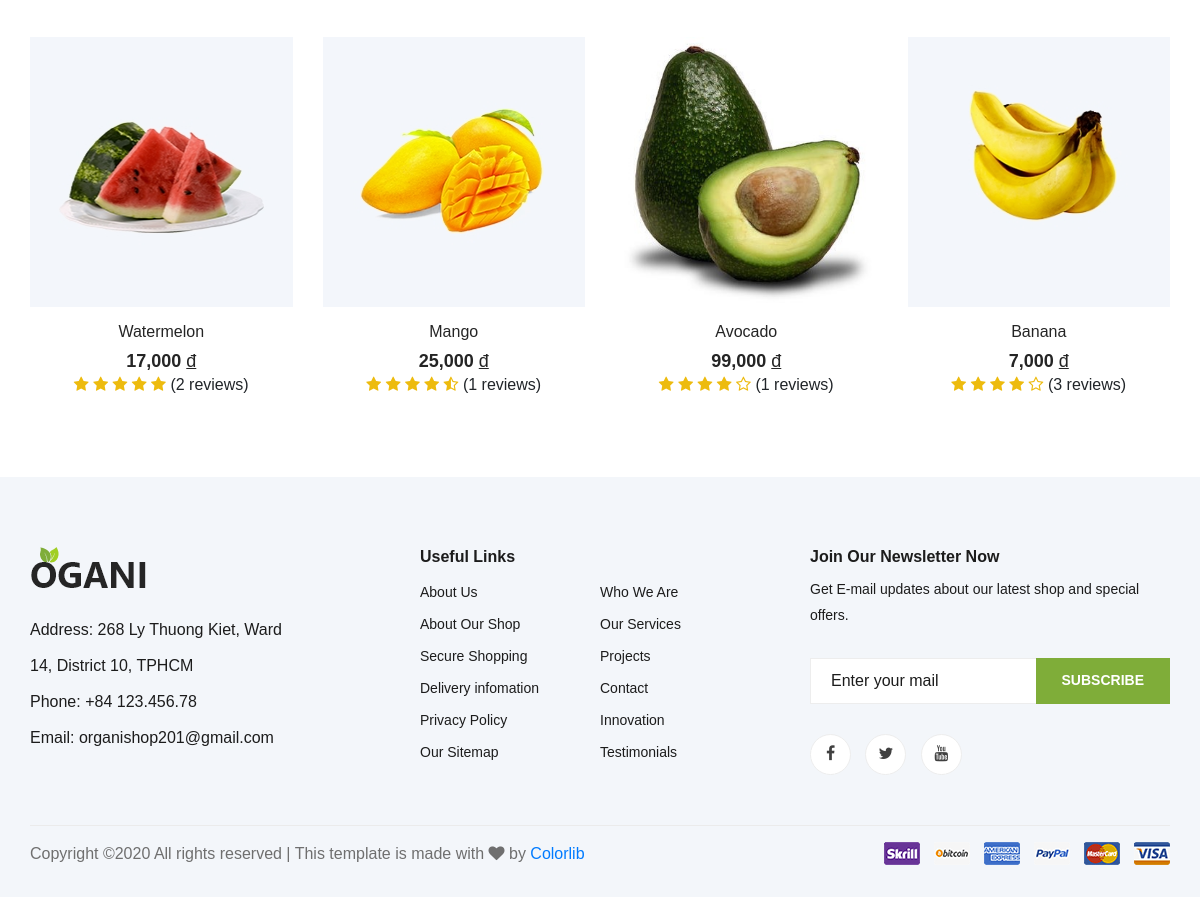
The page /shop/detail/apple (lower part) on the database as committed earlier.
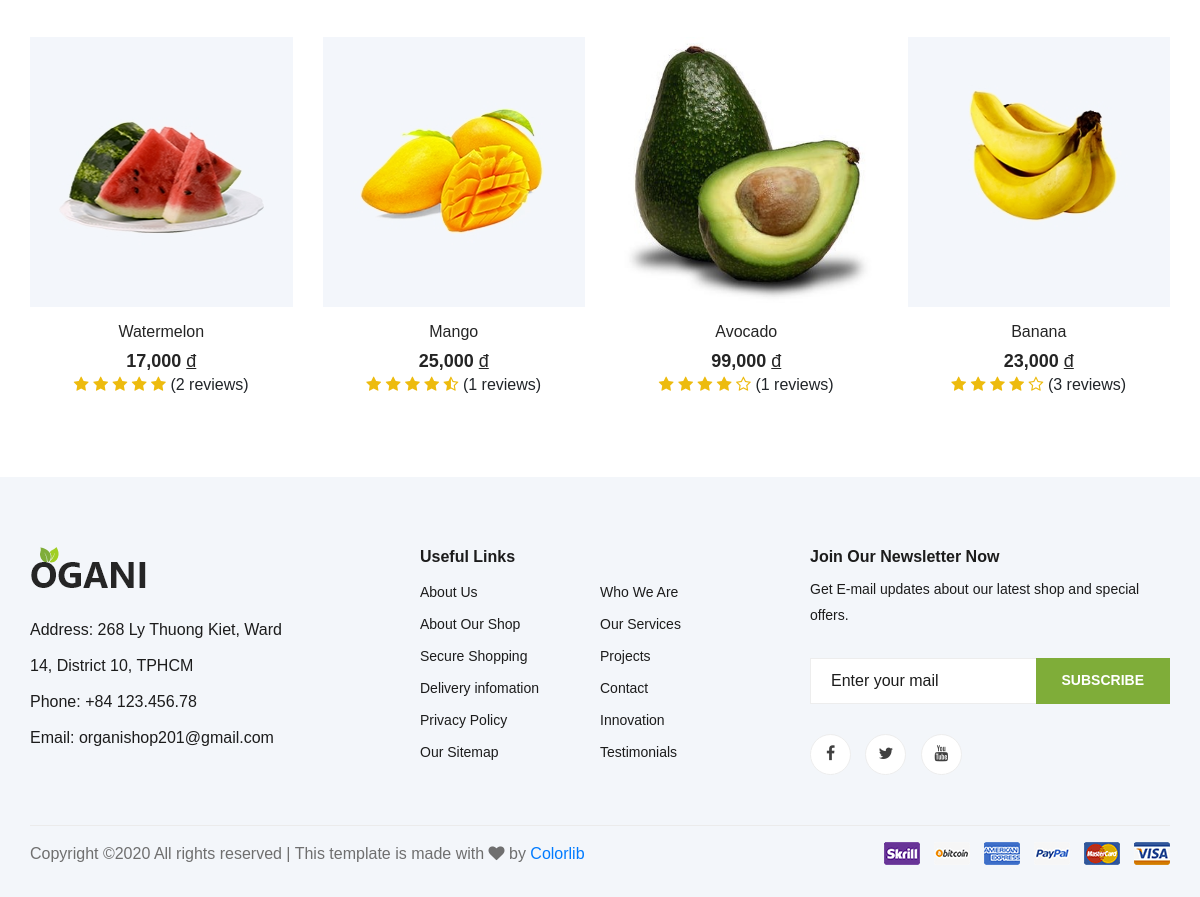
The same page on the database as committed later.
### tables this page shows
CREATE TABLE `top_item` (
  `id_item_top` varchar(100) NOT NULL,
  `average_rating` float NOT NULL,
  `num_review` int(11) NOT NULL
);

CREATE TABLE `item` (
  `id_item` varchar(100) NOT NULL,
  `name_item` varchar(100) NOT NULL,
  `avatar_item` varchar(500) NOT NULL,
  `detail_item_1` varchar(500) DEFAULT NULL,
  `detail_item_2` varchar(500) DEFAULT NULL,
  `detail_item_3` varchar(500) DEFAULT NULL,
  `description_item` varchar(500) DEFAULT NULL,
  `price_item` float NOT NULL DEFAULT 0,
  `unit_item` varchar(10) DEFAULT NULL,
  `availability_item` tinyint(1) NOT NULL DEFAULT 1,
  `weight_item` float NOT NULL DEFAULT 0,
  `sale_off_item` float NOT NULL DEFAULT 0,
  `featured` tinyint(1) NOT NULL DEFAULT 0,
  `num_purchased` int(11) NOT NULL DEFAULT 0,
  `date_created_item` datetime DEFAULT NULL,
  `latest_date_updated_item` datetime DEFAULT NULL,
  `category_item` varchar(100) DEFAULT NULL
);

### mvc/core/Controller.php (called while the page is built, shortened)
<?php
class Controller{
    final public function view($view, $data = []){
        require_once "./mvc/views/".$view.".php";
    }
}
?>

### mvc/controllers/Shop.php (called while the page is built, shortened)
<?php
class Shop extends Controller{
    protected $item_object;
    protected $category_object;
    protected $user_object;
    protected $review_object;
    final public function __construct(){
        $this->item_object = $this->model("Item");
        $this->category_object = $this->model("Category");
        $this->user_object = $this->model("User");
        $this->review_object = $this->model("Review");
    }
    public function detail($params){
        $num_orders = 0;
        $username = '';
        $arr_cookie = [];
        ksort($arr_cookie);
        $this->view("Master1", array(
            "page"=>"detail",
            "total"=>$this->item_object->get_total(),
            "num_orders"=>$num_orders,
            "item_cart_list"=>$this->item_object->get_item_list($arr_cookie),
            "item"=>$this->item_object->get_item($params),
            "category_list"=>$this->category_object->get_all_categories(),
            "user"=>$this->user_object->get_info_user($username),
            "review_list"=>$this->review_object->get_all_reviews($params),
            "average_rating"=>$this->item_object->get_average_rated_item($params),
            "related_item_list"=>$this->item_object->get_related_items($params)
        ));
    }
}
?>

### mvc/core/App.php (called while the page is built, shortened)
<?php
class App{
    protected $action = "Action";
    final public function __construct(){
        $arr = $this->url_process();
        if(isset($arr[0])){
            if(file_exists("./mvc/controllers/".$arr[0].".php")){
                unset($arr[0]);
            }
        }
        $this->controller = new $this->controller();
        if(isset($arr[1])){
            if(method_exists($this->controller, $arr[1])){
                $this->action = $arr[1];
            }
            unset($arr[1]);
        }
        $this->params = $arr?array_values($arr):[];
        call_user_func_array([$this->controller, $this->action], $this->params);
    }
    final public function url_process(){
        if (isset($_GET["url"])){
            return explode("/", trim($_GET["url"]));
        }
    }
}
?>

### index.php (called while the page is built, shortened)
<?php
$app = new App();
?>

### mvc/core/Database.php (called while the page is built, shortened)
<?php
class Database{
    protected $conn;
    protected $servername = "localhost";
    protected $username = "root";
    protected $password = "";
    protected $dbname = "tmdt";
    final public function __construct(){
        $this->conn = mysqli_connect($this->servername, $this->username, $this->password);
        mysqli_select_db($this->conn, $this->dbname);
        mysqli_query($this->conn, "SET NAMES 'utf-8'");
    }
    public function query_return_arr($sql){
        $array_result = array();
        $sql_result = mysqli_query($this->conn, $sql);
        if($sql_result){
            while($row = mysqli_fetch_assoc($sql_result)){
                $array_result[] = $row;
            }
        }
        return json_encode($array_result);
    }
}
?>

### mvc/models/Item.php (called while the page is built, shortened)
<?php
class Item extends Database{
    public function get_category_item($item){
        $sql = "SELECT category_item FROM item WHERE id_item='".$item."';";
        $sql_result = mysqli_query($this->conn, $sql);
        $category = '';
        if($sql_result){
            $category = mysqli_fetch_assoc($sql_result);
        }
        return json_encode($category);
    }
    public function get_related_items($item){
        $category = json_decode($this->get_category_item($item))->category_item;
        $sql = "SELECT id_item, name_item, avatar_item, price_item, average_rating,".
        " num_review FROM item t1 LEFT JOIN top_item t2 on t1.id_item=t2.id_item_top".
        " WHERE category_item='".$category."' AND NOT id_item='".$item."' ORDER BY".
        " average_rating DESC LIMIT 4";
        return $this->query_return_arr($sql);
    }
}
?>

### mvc/views/pages/detail.php (the view, shortened to what the changed rows need)
<section class="related-product">
    <div class="container">
        <div class="row">
            <?php $related_item_list = json_decode($data['related_item_list']);
            $size_list = count($related_item_list);
            if($size_list == 0){
            ?>
            <h4 class="font-italic mx-auto">There is no any related products.</h4>
            <?php }
            else{
                for($row = 0; $row < $size_list; $row++){
            ?>
            <div class="col-lg-3 col-md-4 col-sm-6">
                <div class="product__item">
                    <div class="product__item__pic set-bg" data-setbg="/tmdt_201/<?php echo $related_item_list[$row]->avatar_item; ?>">
                    </div>
                    <div class="product__item__text">
                        <h6>
                            <a href="http://localhost/tmdt_201/shop/detail/<?php echo $related_item_list[$row]->id_item;?>" class="language-option">
                                <?php echo $related_item_list[$row]->name_item;?>
                            </a>
                        </h6>
                        <h5><?php echo number_format($related_item_list[$row]->price_item, 0);?> <u style="font-weight: 400;">đ</u></h5>
                        <div>
                            <?php $average_rating = $related_item_list[$row]->average_rating;?>
                            <i style="color: #EDBB0E;" class="fa <?php echo (($average_rating > 0 && $average_rating < 0.3) || $average_rating == 0)?'fa-star-o':(($average_rating >= 0.3 && $average_rating < 0.7)?'fa-star-half-o':'fa-star');?>"></i>
                            <i style="color: #EDBB0E;" class="fa <?php echo (($average_rating > 1 && $average_rating < 1.3) || $average_rating <= 1)?'fa-star-o':(($average_rating >= 1.3 && $average_rating < 1.7)?'fa-star-half-o':'fa-star');?>"></i>
                            <i style="color: #EDBB0E;" class="fa <?php echo (($average_rating > 2 && $average_rating < 2.3) || $average_rating <= 2)?'fa-star-o':(($average_rating >= 2.3 && $average_rating < 2.7)?'fa-star-half-o':'fa-star');?>"></i>
                            <i style="color: #EDBB0E;" class="fa <?php echo (($average_rating > 3 && $average_rating < 3.3) || $average_rating <= 3)?'fa-star-o':(($average_rating >= 3.3 && $average_rating < 3.7)?'fa-star-half-o':'fa-star');?>"></i>
                            <i style="color: #EDBB0E;" class="fa <?php echo (($average_rating > 4 && $average_rating < 4.3) || $average_rating <= 4)?'fa-star-o':(($average_rating >= 4.3 && $average_rating < 4.7)?'fa-star-half-o':'fa-star');?>"></i>
                            <span>(<?php echo $related_item_list[$row]->num_review;?> reviews)</span>
                        </div>
                    </div>
                </div>
            </div>
            <?php }}?>
        </div>
    </div>
</section>

Rows that differ between the two databases and show on the page:
changed through a linked row, top_item "Banana": id_item_top.price_item "7,000" → "23,000"
